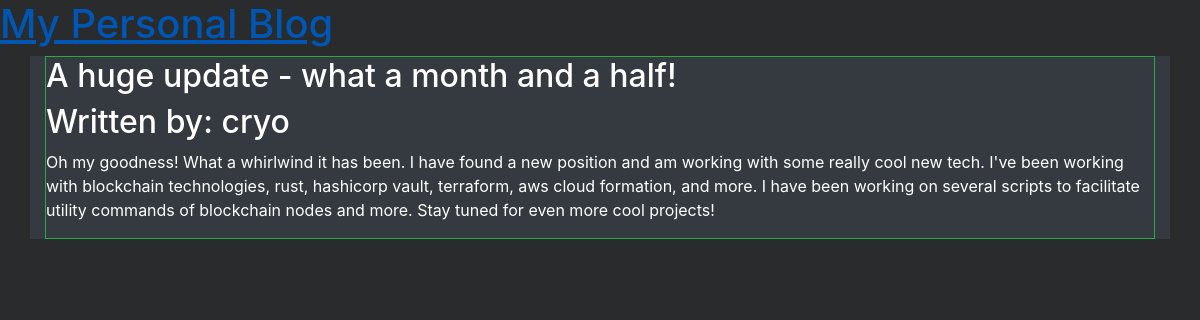
Screenshot of /article/4 with the database file from the repository.
### articles/models.py (models this page shows, shortened)
class Article(models.Model):
    author = models.ForeignKey('auth.user', on_delete = models.CASCADE,)
    title = models.CharField(max_length=100) # A title for the blog post/article.
    date = models.DateTimeField(default=datetime.now()) # Sets the date at time of posting for chronological organization
    body = models.TextField() # You know.

### articles/views.py (the view)
# urls.py: path('article/<int:pk>', views.ArticleDetailView.as_view(), name='detail') # this path opens a unique URL for the detailed view into the article.
class ArticleDetailView(DetailView):
    model = Article
    template_name = 'detail.html'

### templates/detail.html (shortened to what this page needs)
{% load static %}
 <!DOCTYPE html>
 <html lang="en">
 <head>
  <link rel="stylesheet" href="https://maxcdn.bootstrapcdn.com/bootstrap/4.5.2/css/bootstrap.min.css">
   <link rel="stylesheet" href="{% static 'css/style.css' %}">
 </head>
 <body>
     <header>
       <h1> <a href="{% url 'home' %}">My Personal Blog</a> </h1>
     </header>
     <div class="container bg-dark text-white">
     {% block content %}
         <div class="details border border-success">
         <h2>{{ article.title }}</h2>
         <h2>Written by: {{ article.author }}</h2>
         <p>{{ article.body }}</p>
         </div>
     {% endblock content %}
     </div>
 </body>
 </html>

### static/css/style.css (style rules this page uses)
body { background-color: #292b2c; color: #f7f7f7; }
a { color:#f7f7f7; }

### rows the page displays
Article: title "A huge update - what a month and a half!", author "cryo", body "Oh my goodness! What a whirlwind it has been. I have found a new position and am working with some really cool new tech. I've been working with blockchain technologies, rust, hashicorp vault, terraform, aws cloud formation, and more. I have been working on several scripts to facilitate utility commands of blockchain nodes and more. Stay tuned for even more cool projects!"
